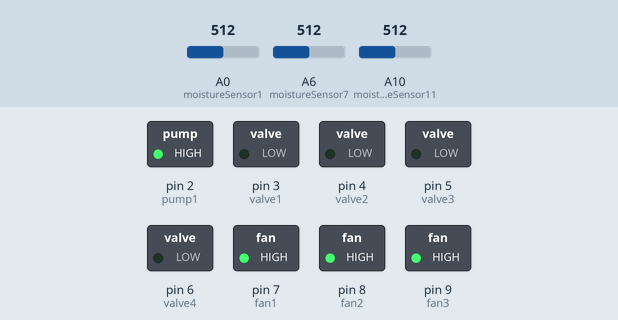
This sketch was run on a simulated Arduino Mega 2560, built with avr-gcc and run on an emulated ATmega2560. On the bench: switched loads named in the sketch (green lamp = pin HIGH). The test bench sets the inputs (shaded band); at power-on: A0 (moistureSensor1) = 512, A10 (moistureSensor11) = 512, A6 (moistureSensor7) = 512.

Above: at 1.2 s.
1.3 s: A0 (moistureSensor1) set to 810
At 4.22 s:
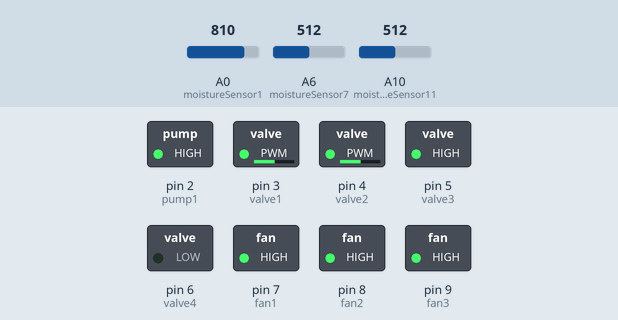
4.3 s: A10 (moistureSensor11) set to 716
At 4.9 s:
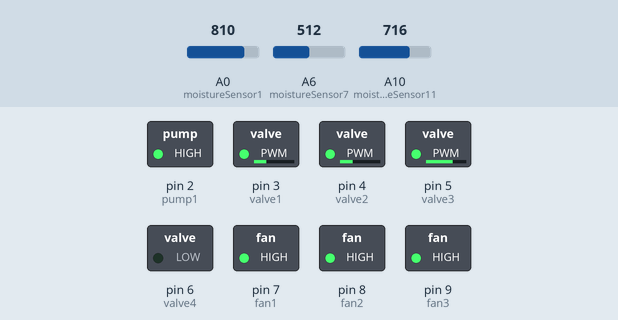
7.3 s: A10 (moistureSensor11) set to 810
At 7.9 s:
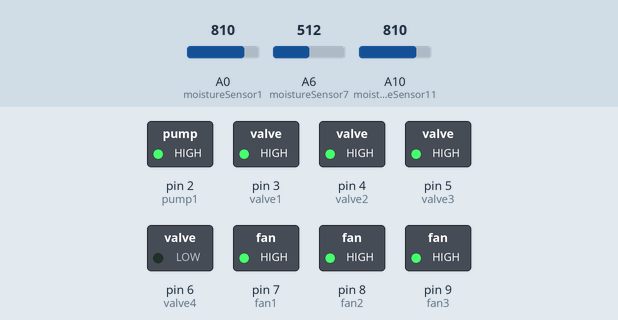
Timing chart, 0 to 10.3 s (numbered marks = the images above; inputs shaded):
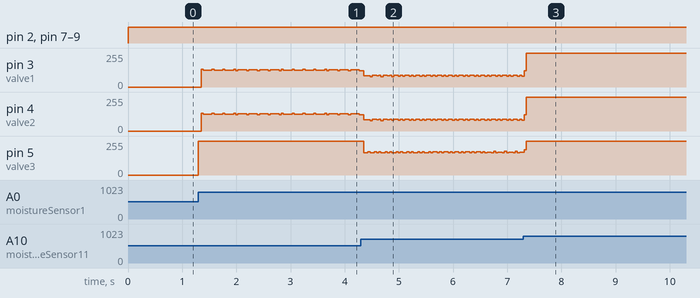

Measured:
- after the input at 1.3 s, pin 5 (valve3): 0/255 → 255/255 at once

The sketch:

Kjellerhage.ino
```cpp
/*
  Program for gardening with a number of moisture-sensors, valves and other I/Os

  This program is for use with a grow tent with three chambers. Fans, valves, pumps and moisture-sensors are
  controlled by Arduino. The case with this program is lighting controlled by a timer plugged directly into wall socket.

  The Arduino Mega2560 is the basis of this program.


*/
    // Declaring milliseconds in common units of time

int s = (1000);
int m = s*60;
int h = m*60;
int d = h*24;

int seconds = s;              // Seconds can be shortened as s, or written as seconds
int minutes = m;              // Minutes can be shortened as m, or written as minutes
int hours = h;                // Hours can be shortened as h, or written as hours
int days = d;                 // Days can be shortened as d, or written as days

int moistureSensor1 = A0;     // Sensor for measuring the moisture in White Ghost 1
int moistureSensor2 = A1;     // Sensor for measuring the moisture in White Ghost 2
int moistureSensor3 = A2;     // Sensor for measuring the moisture in White Ghost 3
int moistureSensor4 = A3;     // Sensor for measuring the moisture in Scotch Bonnet 1
int moistureSensor5 = A4;     // Sensor for measuring the moisture in Scotch Bonnet 2
int moistureSensor6 = A5;     // Sensor for measuring the moisture in Scotch Bonnet 3
int moistureSensor7 = A6;     // Sensor for measuring the moisture in Bulgarian Carrot 1
int moistureSensor8 = A7;     // Sensor for measuring the moisture in Bulgarian Carrot 2
int moistureSensor9 = A8;     // Sensor for measuring the moisture in Carolina Reaper 1
int moistureSensor10 = A9;    // Sensor for measuring the moisture in Carolina Reaper 2
int moistureSensor11 = A10;   // Sensor for measuring the moisture in Black Olives Pepper 1
int moistureSensor12 = A11;   // Sensor for measuring the moisture in Black Olives Pepper 2
int moistureSensor13 = A12;   // Sensor for measuring the moisture in Ring of Fire 1
int moistureSensor14 = A13;   // Sensor for measuring the moisture in Ring of Fire 2
int moistureSensor15 = A14;   // Sensor for measuring the moisture in *****
int moistureSensor16 = A15;   // Sensor for measuring the moisture in *****

int pump1 = 2;               // Pump for watering the plants

int valve1 = 3;              // Solenoid valve for White Ghost
int valve2 = 4;              // Solenoid valve for Schotch Bonnet
int valve3 = 5;              // Solenoid valve for Bulgarian Carrot
int valve4 = 6;              // Solenoid valve for Herbs

int fan1 = 7;                 // Fan for main chamber
int fan2 = 8;                 // Fan for secondary high chamber
int fan3 = 9;                 // Fan for secondary low chamber

int pthscl = 21;             // Connect the SCL pin to Mega2560 I/O-pin 21
int pthsda = 20;             // Connect the SDA pin to Mega2560 I/O-pin 20

void setup() {
  // declare the moisture sensors as INPUTS:
  pinMode(moistureSensor1, INPUT);
  pinMode(moistureSensor2, INPUT);
  pinMode(moistureSensor3, INPUT);
  pinMode(moistureSensor4, INPUT);
  pinMode(moistureSensor5, INPUT);
  pinMode(moistureSensor6, INPUT);
  pinMode(moistureSensor7, INPUT);
  pinMode(moistureSensor8, INPUT);
  pinMode(moistureSensor9, INPUT);
  pinMode(moistureSensor10, INPUT);
  pinMode(moistureSensor11, INPUT);
  pinMode(moistureSensor12, INPUT);
  pinMode(moistureSensor13, INPUT);
  pinMode(moistureSensor14, INPUT);
  pinMode(moistureSensor15, INPUT);
  pinMode(moistureSensor16, INPUT);

  // declare the pump as an OUTPUT:
  pinMode(pump1, OUTPUT);

  // declare the valves as OUTPUTS:
  pinMode(valve1, OUTPUT);
  pinMode(valve2, OUTPUT);
  pinMode(valve3, OUTPUT);
  pinMode(valve4, OUTPUT);

  // declare the fans as OUTPUTS:
  pinMode(fan1, OUTPUT);
  pinMode(fan2, OUTPUT);
  pinMode(fan3, OUTPUT);

  // Setup the serial:
  Serial.begin(9600);

}

void loop() {

  digitalWrite(fan1, HIGH);
  digitalWrite(fan2, HIGH);
  digitalWrite(fan3, HIGH);

  if(valve1 == HIGH or valve2 == HIGH or valve3 == HIGH); digitalWrite(pump1, HIGH);

  moistureSensor1 = analogRead(moistureSensor1);
  moistureSensor2 = analogRead(moistureSensor2);
  moistureSensor3 = analogRead(moistureSensor3);
  moistureSensor4 = analogRead(moistureSensor4);
  moistureSensor5 = analogRead(moistureSensor5);
  moistureSensor6 = analogRead(moistureSensor6);
  moistureSensor7 = analogRead(moistureSensor7);
  moistureSensor8 = analogRead(moistureSensor8);
  moistureSensor9 = analogRead(moistureSensor9);
  moistureSensor10 = analogRead(moistureSensor10);
  moistureSensor11 = analogRead(moistureSensor11);
  moistureSensor12 = analogRead(moistureSensor12);
  moistureSensor13 = analogRead(moistureSensor13);
  moistureSensor14 = analogRead(moistureSensor14);
  moistureSensor15 = analogRead(moistureSensor15);
  moistureSensor16 = analogRead(moistureSensor16);

  if(moistureSensor1 < 800 and moistureSensor2 < 800 and moistureSensor3 < 800) digitalWrite(valve1, LOW); else digitalWrite(valve1, HIGH);
  if(moistureSensor4 < 800 and moistureSensor5 < 800 and moistureSensor6 < 800) digitalWrite(valve2, LOW); else digitalWrite(valve2, HIGH);
  if(moistureSensor7 < 800 and moistureSensor8 < 800 and moistureSensor3 < 800) digitalWrite(valve3, LOW); else digitalWrite(valve3, HIGH);


}
```
